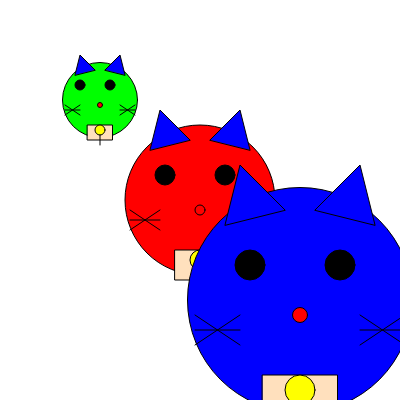
Frame 1 (no input)
Frame 60 (no input): identical to frame 1, image omitted
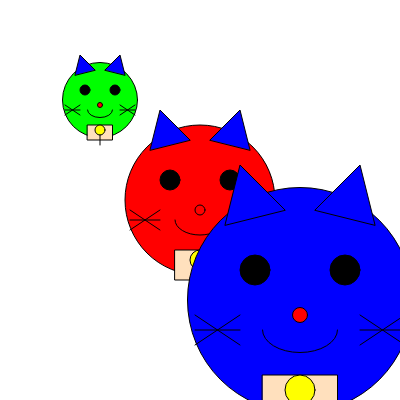
Frame 120 (the mouse pressed at the canvas centre since frame 60)

The p5.js sketch that drew these frames (run headless with seeded random() and noise() and a simulated clock; from frame 60 on, the mouse is pressed at the canvas centre):

// p5.js sketch
// ── sketch.js
let mouthOpen = false;

function setup() {
  createCanvas(400, 400);
}

function draw() {
  background(255);

  // 绘制小叮噹，第二个参数表示缩放因子，可以调整大小
  drawDoraemon(200, 200, 1, color(255, 0, 0)); // 1 表示原始大小，红色
  drawDoraemon(100, 100, 0.5, color(0, 255, 0)); // 0.5 表示缩小一半，绿色
  drawDoraemon(300, 300, 1.5, color(0, 0, 255)); // 1.5 表示放大一半，蓝色
}

function drawDoraemon(x, y, scale, faceColor) {
  // 画脸
  fill(faceColor);
  ellipse(x, y, 150 * scale, 150 * scale);

  // 画蓝色耳朵
  fill(0, 0, 255); // 蓝色
  triangle(x - 50 * scale, y - 50 * scale, x - 40 * scale, y - 90 * scale, x - 10 * scale, y - 60 * scale);
  triangle(x + 50 * scale, y - 50 * scale, x + 40 * scale, y - 90 * scale, x + 10 * scale, y - 60 * scale);

  // 画眼睛
  fill(0);
  var eyeSize = 20 * scale;
  var eyeOffsetX = 30 * scale;
  var eyeOffsetY = -20 * scale;
  
  // 计算眼睛的位置，随着鼠标移动
  var eye1X = x - eyeOffsetX + map(mouseX, 0, width, -5, 5);
  var eye1Y = y + eyeOffsetY + map(mouseY, 0, height, -5, 5);

  var eye2X = x + eyeOffsetX + map(mouseX, 0, width, -5, 5);
  var eye2Y = y + eyeOffsetY + map(mouseY, 0, height, -5, 5);

  ellipse(eye1X, eye1Y, eyeSize, eyeSize);
  ellipse(eye2X, eye2Y, eyeSize, eyeSize);

  // 画嘴巴
  if (mouthOpen) {
    noFill();
    stroke(0);
    arc(x, y + 20 * scale, 50 * scale, 30 * scale, 0, PI);
  }

  // 画胡须
  stroke(0);
  line(x - 40 * scale, y + 10 * scale, x - 70 * scale, y + 30 * scale);
  line(x - 40 * scale, y + 20 * scale, x - 70 * scale, y + 20 * scale);
  line(x - 40 * scale, y + 30 * scale, x - 70 * scale, y + 10 * scale);

  line(x + 40 * scale, y + 10 * scale, x + 70 * scale, y + 30 * scale);
  line(x + 40 * scale, y + 20 * scale, x + 70 * scale, y + 20 * scale);
  line(x + 40 * scale, y + 30 * scale, x + 70 * scale, y + 10 * scale);

  // 画鼻子
  fill(255, 0, 0);
  ellipse(x, y + 10 * scale, 10 * scale, 10 * scale);

  // 画脖子
  fill(255, 224, 189);
  rect(x - 25 * scale, y + 50 * scale, 50 * scale, 30 * scale);

  // 画铃铛
  fill(255, 255, 0); // 黄色
  ellipse(x, y + 60 * scale, 20 * scale, 20 * scale);
  line(x, y + 60 * scale + 10 * scale, x, y + 60 * scale + 30 * scale);

}

function mousePressed() {
  mouthOpen = !mouthOpen;
}
